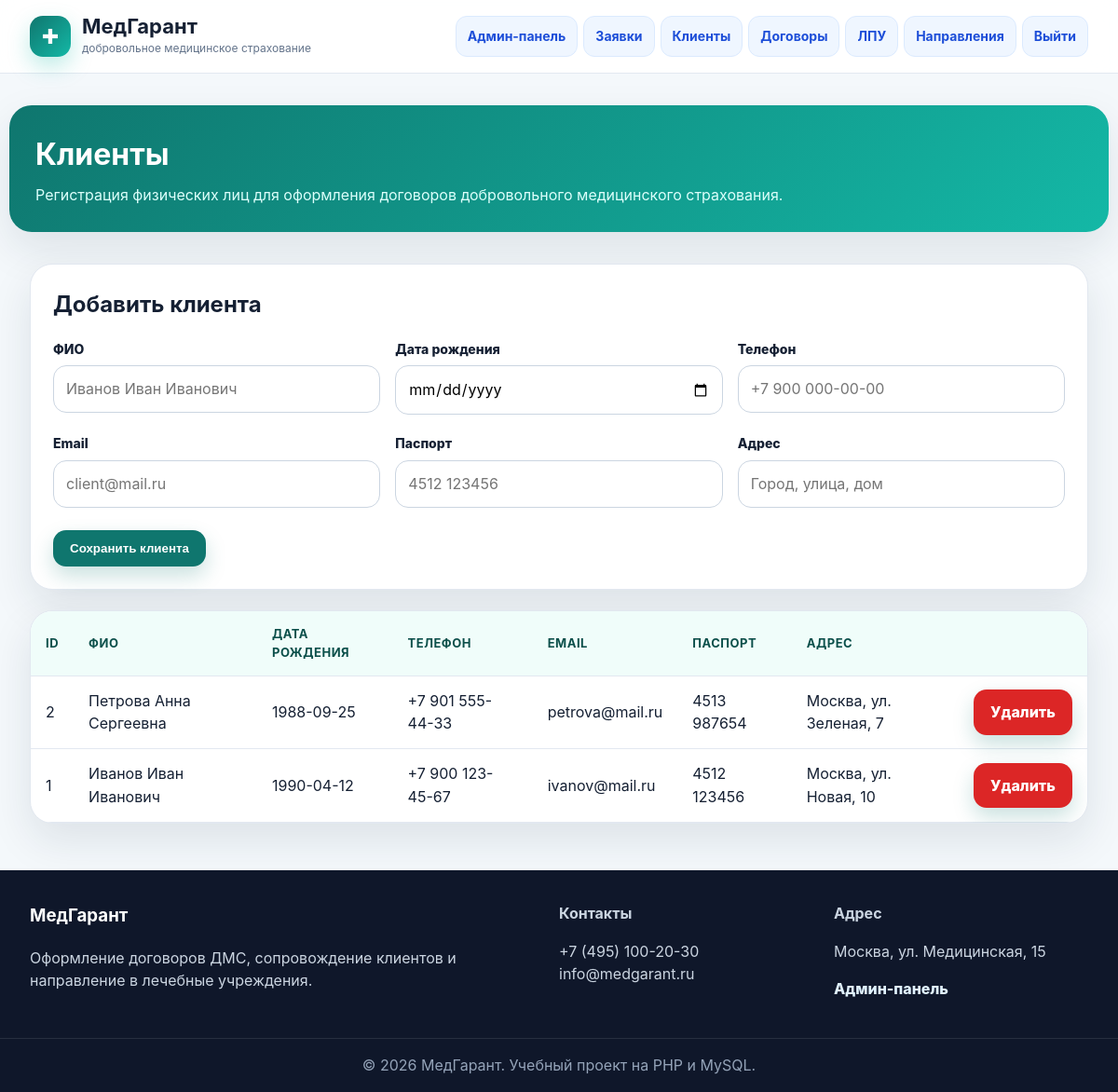
Page /clients.php (signed in) on the committed database.
### tables this page shows
CREATE TABLE clients (
  id INT AUTO_INCREMENT PRIMARY KEY,
  full_name VARCHAR(150) NOT NULL,
  birth_date DATE NOT NULL,
  phone VARCHAR(50) NOT NULL,
  email VARCHAR(120),
  passport VARCHAR(80),
  address VARCHAR(255),
  created_at TIMESTAMP DEFAULT CURRENT_TIMESTAMP
);

### includes/functions.php (called while the page is built, shortened)
<?php
function e($value) {
    return htmlspecialchars((string)$value, ENT_QUOTES, 'UTF-8');
}
?>

### clients.php (the view, shortened to what this page needs)
<?php
require 'config/db.php';
$clients = $pdo->query('SELECT * FROM clients ORDER BY id DESC')->fetchAll();
include 'includes/header.php';
?>
<section class="page-hero container"><div class="page-title"><h1>Клиенты</h1><p>Регистрация физических лиц для оформления договоров добровольного медицинского страхования.</p></div></section>
<section class="container">
<form method="post" class="form">
  <h2>Добавить клиента</h2>
  <div class="form-row">
    <div><label>ФИО</label><input name="full_name" placeholder="Иванов Иван Иванович" required></div>
    <div><label>Дата рождения</label><input type="date" name="birth_date" required></div>
    <div><label>Телефон</label><input name="phone" placeholder="+7 900 000-00-00" required></div>
    <div><label>Email</label><input type="email" name="email" placeholder="client@mail.ru"></div>
    <div><label>Паспорт</label><input name="passport" placeholder="4512 123456"></div>
    <div><label>Адрес</label><input name="address" placeholder="Город, улица, дом"></div>
  </div><br><button class="btn" type="submit">Сохранить клиента</button>
</form>
<div class="table-wrap"><table class="table"><tr><th>ID</th><th>ФИО</th><th>Дата рождения</th><th>Телефон</th><th>Email</th><th>Паспорт</th><th>Адрес</th><th></th></tr>
<?php foreach ($clients as $c): ?><tr><td><?= $c['id'] ?></td><td><?= e($c['full_name']) ?></td><td><?= e($c['birth_date']) ?></td><td><?= e($c['phone']) ?></td><td><?= e($c['email']) ?></td><td><?= e($c['passport']) ?></td><td><?= e($c['address']) ?></td><td><a class="btn danger" onclick="return confirm('Удалить клиента?')" href="?delete=<?= $c['id'] ?>">Удалить</a></td></tr><?php endforeach; ?>
</table></div></section>
<?php include 'includes/footer.php'; ?>

### assets/style.css (style rules this page uses)
:root { --primary:#0f766e;--primary-dark:#0b4f4a;--accent:#14b8a6;--bg:#f4f8fb;--text:#152033;--muted:#64748b;--card:#fff;--border:#e2e8f0;--danger:#dc2626;--shadow:0 18px 45px rgba(15,35,60,.10) }
* { box-sizing:border-box }
body { margin:0;font-family:Inter,Arial,sans-serif;background:var(--bg);color:var(--text);line-height:1.55 }
.container { max-width:1180px;margin:0 auto;padding:0 22px }
.btn { display:inline-flex;align-items:center;justify-content:center;gap:8px;background:var(--primary);color:white;border:0;border-radius:14px;padding:12px 18px;font-weight:800;text-decoration:none;cursor:pointer;box-shadow:0 10px 22px rgba(15,118,110,.22) }
.btn.danger { background:var(--danger) }
.hero-card,.card,.form,.table-wrap { background:var(--card);border:1px solid var(--border);border-radius:24px;box-shadow:var(--shadow) }
.section-title h2,.page-title h1 { margin:0;font-size:32px }
.section-title p,.page-title p { color:var(--muted);margin:6px 0 0 }
.page-hero { padding:34px 0 12px }
.page-title { background:linear-gradient(135deg,#0f766e,#14b8a6);color:white;border-radius:24px;padding:28px;box-shadow:var(--shadow) }
.page-title p { color:#dcfffb }
.form { padding:24px;margin:22px 0 }
.form h2 { margin:0 0 14px }
.form-row { display:grid;grid-template-columns:repeat(3,1fr);gap:16px }
label { font-weight:800;font-size:14px;margin:4px 0 7px;display:block }
input,select,textarea { width:100%;border:1px solid #cbd5e1;border-radius:14px;padding:12px 13px;background:white;font:inherit }
.table-wrap { overflow:auto;margin:20px 0 }
.table { width:100%;border-collapse:collapse;min-width:860px }
.table th,.table td { padding:14px 16px;border-bottom:1px solid var(--border);text-align:left }
.table th { background:#f0fdfa;color:var(--primary-dark);font-size:13px;text-transform:uppercase;letter-spacing:.04em }

### rows in the picture
clients: id "2", full_name "Петрова Анна Сергеевна", birth_date "1988-09-25", phone "+7 901 555-44-33", email "petrova@mail.ru", passport "4513 987654", address "Москва, ул. Зеленая, 7"
clients: id "1", full_name "Иванов Иван Иванович", birth_date "1990-04-12", phone "+7 900 123-45-67", email "ivanov@mail.ru", passport "4512 123456", address "Москва, ул. Новая, 10"

### other values in the picture
$title "Админ-панель"
$title "Заявки"
$title "Клиенты"
$title "Договоры"
$title "ЛПУ"
$title "Направления"
